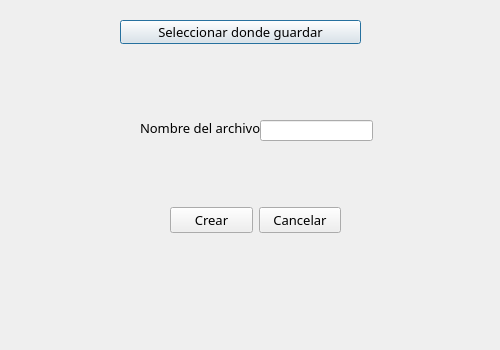
<?xml version="1.0" encoding="UTF-8"?>
<ui version="4.0">
 <class>VentanaCrearArchivo</class>
 <widget class="QDialog" name="VentanaCrearArchivo">
  <property name="geometry">
   <rect>
    <x>0</x>
    <y>0</y>
    <width>500</width>
    <height>350</height>
   </rect>
  </property>
  <property name="windowTitle">
   <string>UIDEPASS</string>
  </property>
  <widget class="QPushButton" name="btn_seleccionar_donde_guardar">
   <property name="geometry">
    <rect>
     <x>120</x>
     <y>20</y>
     <width>241</width>
     <height>24</height>
    </rect>
   </property>
   <property name="font">
    <font>
     <family>Berlin Sans FB</family>
     <pointsize>10</pointsize>
    </font>
   </property>
   <property name="text">
    <string>Seleccionar donde guardar</string>
   </property>
  </widget>
  <widget class="QLineEdit" name="input_nombre_archivo">
   <property name="geometry">
    <rect>
     <x>260</x>
     <y>120</y>
     <width>113</width>
     <height>21</height>
    </rect>
   </property>
  </widget>
  <widget class="QLabel" name="label">
   <property name="geometry">
    <rect>
     <x>140</x>
     <y>120</y>
     <width>121</width>
     <height>16</height>
    </rect>
   </property>
   <property name="font">
    <font>
     <family>Berlin Sans FB</family>
     <pointsize>10</pointsize>
    </font>
   </property>
   <property name="text">
    <string>Nombre del archivo:</string>
   </property>
  </widget>
  <widget class="QWidget" name="horizontalLayoutWidget">
   <property name="geometry">
    <rect>
     <x>170</x>
     <y>180</y>
     <width>171</width>
     <height>80</height>
    </rect>
   </property>
   <layout class="QHBoxLayout" name="horizontalLayout">
    <item>
     <widget class="QPushButton" name="btn_crear_archivo">
      <property name="font">
       <font>
        <family>Berlin Sans FB</family>
        <pointsize>10</pointsize>
       </font>
      </property>
      <property name="text">
       <string>Crear</string>
      </property>
     </widget>
    </item>
    <item>
     <widget class="QPushButton" name="btn_cancelar">
      <property name="font">
       <font>
        <family>Berlin Sans FB</family>
        <pointsize>10</pointsize>
       </font>
      </property>
      <property name="text">
       <string>Cancelar</string>
      </property>
     </widget>
    </item>
   </layout>
  </widget>
  <widget class="QLabel" name="label_ruta_carpeta">
   <property name="geometry">
    <rect>
     <x>40</x>
     <y>50</y>
     <width>421</width>
     <height>51</height>
    </rect>
   </property>
   <property name="font">
    <font>
     <family>Berlin Sans FB</family>
     <pointsize>10</pointsize>
    </font>
   </property>
   <property name="text">
    <string/>
   </property>
   <property name="textFormat">
    <enum>Qt::PlainText</enum>
   </property>
   <property name="alignment">
    <set>Qt::AlignCenter</set>
   </property>
   <property name="wordWrap">
    <bool>true</bool>
   </property>
  </widget>
 </widget>
 <resources/>
 <connections/>
</ui>
